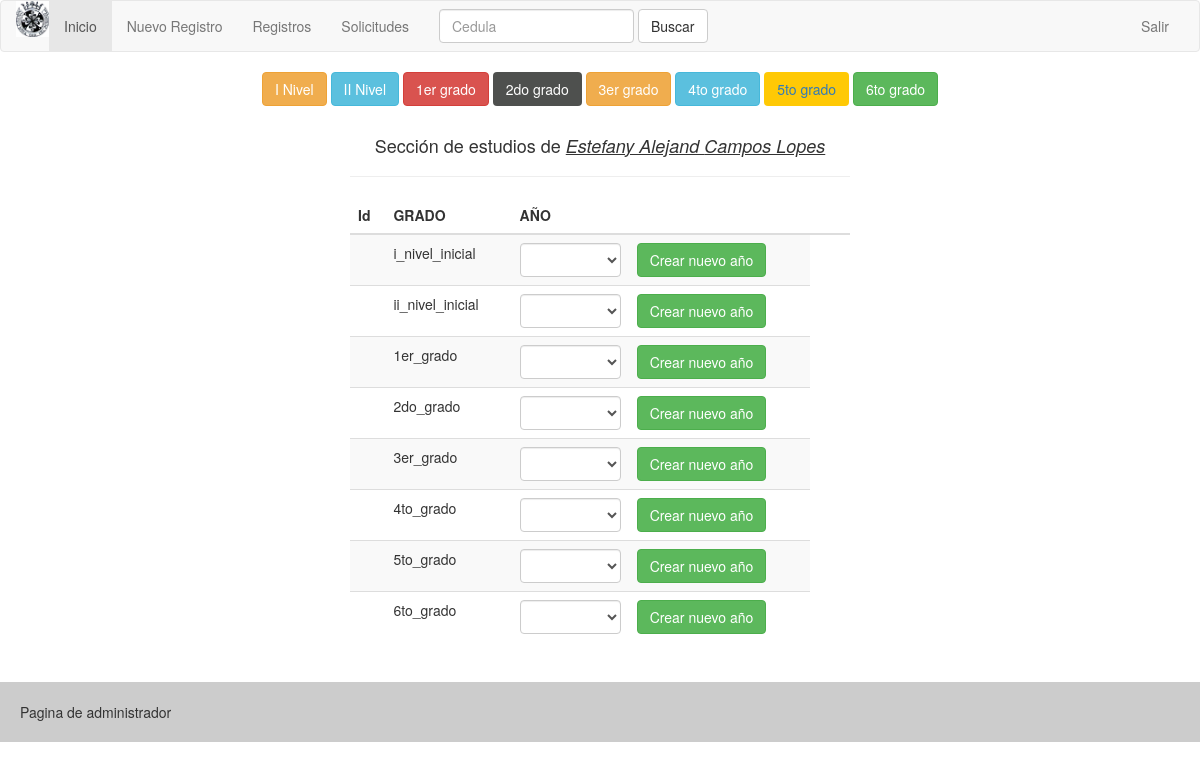
/admin/consulta/estudios/21476878 (signed in), run on the app's committed database.
### tables this page shows
CREATE TABLE `alumnos` (
  `ID` int(20) NOT NULL,
  `CEDULA` varchar(40) NOT NULL,
  `NACIONALIDAD` varchar(5) NOT NULL,
  `TIPO_CI` varchar(5) NOT NULL,
  `APELLIDOS` varchar(50) NOT NULL,
  `NOMBRES` varchar(50) NOT NULL,
  `ACTIVO` varchar(10) NOT NULL,
  `NOMBRE_REPRECENTANTE` varchar(50) NOT NULL,
  `TELEFONO` varchar(20) NOT NULL,
  `credito` varchar(50) NOT NULL
);

### admin/libs/view.php (called while the page is built, shortened)
<?php
class View{
    function render($nombre){
     require 'views/'.$nombre.'.php';
}
}
?>

### admin/controllers/consulta.php (called while the page is built, shortened)
<?php
class Consulta extends Controller{
    function __construct(){
        $this->view->mensaje = "";
    }
function estudios($param = null){
$cedula = $param[0];
$nivel_i = $this->view->datos = $this->model->getestudio_grado('i_nivel_inicial',$cedula);
$nivel_ii = $this->view->datos = $this->model->getestudio_grado('ii_nivel_inicial',$cedula);
$grado1ro = $this->view->datos = $this->model->getestudio_grado('1er_grado',$cedula);
$grado2do = $this->view->datos = $this->model->getestudio_grado('2do_grado',$cedula);
 $grado3ro = $this->view->datos = $this->model->getestudio_grado('3er_grado',$cedula);
  $grado4to = $this->view->datos = $this->model->getestudio_grado('4to_grado',$cedula);
   $grado5to = $this->view->datos = $this->model->getestudio_grado('5to_grado',$cedula);
$grado6to = $this->view->datos = $this->model->getestudio_grado('6to_grado',$cedula);
$union_01=array_merge($nivel_i,$nivel_ii);
$union_1=array_merge($grado1ro,$grado2do);
$union_2=array_merge($union_1,$grado3ro);
$union_3=array_merge($union_2,$grado4to);
$union_4=array_merge($union_3,$grado5to);
$union_5=array_merge($union_4,$grado6to);
$union_6=array_merge($union_01,$union_5);
$this->view->alumnos = $union_6;
$this->view->render('consulta/estudios');
    }
}
?>

### admin/index.php (called while the page is built, shortened)
<?php
    require 'libs/database.php';
    require 'libs/controller.php';
    require 'libs/view.php';
    $app = new App();
?>

### admin/models/consultamodel.php (called while the page is built, shortened)
<?php
class ConsultaModel extends Model{
  public function getestudio_grado($grado,$cedula){
        $items = [];
        try{
$query = $this->db->connect()->prepare('SELECT  * FROM alumnos
    INNER JOIN  '.$grado.'  ON alumnos.CEDULA= '.$grado.'.CEDULA
    WHERE alumnos.CEDULA = :ci');
                 $query->execute(['ci' => $cedula]);
$rows = $query->fetchAll();
$num_rows = count($rows);
$query2 = $this->db->connect()->prepare('SELECT  * FROM alumnos  WHERE alumnos.CEDULA = :ci');
                 $query2->execute(['ci' => $cedula]);
                    $row = $query2->fetch();
                $item = new Alumno();
                  $item->nombre    = $row['NOMBRES'];
                   $item->apellido    = $row['APELLIDOS'];
                     $item->cedula   = $row['CEDULA'];
if ($num_rows>0) {
$query2 = $this->db->connect()->prepare('SELECT  * FROM alumnos
    INNER JOIN  '.$grado.'  ON alumnos.CEDULA= '.$grado.'.CEDULA
    WHERE alumnos.CEDULA = :ci');
                 $query2->execute(['ci' => $cedula]);
                    $row = $query2->fetch();
                  $item->grado  = $grado;
                 $siguient_an= intval($row['ANNO'])+1;
                  $item->anno  =  $row['ANNO'].'-'.$siguient_an;
                  $item->id    = $row['ID'];
                array_push($items, $item);
}else{
                 $item->anno  ='x';
                  $item->grado  =$grado;
                  $item->id  = 'x';
                array_push($items, $item);
}
         return $items;
        }catch(PDOException $e){
            return [];
        }
    }
}
?>

### admin/libs/database.php (called while the page is built)
<?php
class Database{
    private $host;
    private $db;
    private $user;
    private $password;
    private $charset;
    public function __construct(){
        $this->host     = constant('HOST');
        $this->db       = constant('DB');
        $this->user     = constant('USER');
        $this->password = constant('PASSWORD');
        $this->charset  = constant('CHARSET');
    }
    function connect(){
        try{
            $connection = "mysql:host=" . $this->host . ";dbname=" . $this->db . ";charset=" . $this->charset;
            $options = [
                PDO::ATTR_ERRMODE            => PDO::ERRMODE_EXCEPTION,
                PDO::ATTR_EMULATE_PREPARES   => false,
            ];
            $pdo = new PDO($connection, $this->user, $this->password, $options);
            return $pdo;
        }catch(PDOException $e){
            print_r('Error connection: ' . $e->getMessage());
        }
    }
}
?>

### admin/libs/controller.php (called while the page is built, shortened)
<?php
class Controller{
    function loadModel($model){
        $url = 'models/'.$model.'model.php';
        if(file_exists($url)){
            $this->model = new $modelName();
        }
    }
}
?>

### admin/views/consulta/estudios.php (the view, shortened to what this page needs)
<!DOCTYPE html>
<html lang="en">
<head>
    <?php require 'views/head.php'; ?>
</head>
<body>
    <?php require 'views/header.php'; ?>
    <div id="main">
        <h4 class="center">Sección de estudios de <i><u><?php echo $this->alumnos[0]->nombre." ".$this->alumnos[0]->apellido;
   ?></u></i></h4>
<hr>
        <table class="table-striped table" width="100%" id="tabla">
            <thead>
                <tr>
                       <th>Id</th>
                    <th>GRADO</th>
                    <th>AÑO</th>
                    <th></th>
                    <th></th>
                    <th></th>
                </tr>
            </thead>
            <tbody id="tbody-alumnos">
        <?php
            foreach ($this->alumnos as $row) {
                $alumno = $row;
        ?>
  <tr id="">
        <?php
            if ($alumno->id =='x') {
               ?>
              <form action="<?php echo constant('URL'); ?>nuevo/gnuev_a_escolar" method="POST">
                    <td>
                   </td>
                    <td>
                       <?php echo $alumno->grado; ?> <input style="display: none;" type="text" name="grado" value="<?php echo $alumno->grado; ?>"/>
                    </td>
                    <td>
 <select name="a_escolar" class="form-control">
     <option> </option>
            <?php for ($i=2022; $i >= 1932; $i--) { ?>
             <option value=" <?php echo $i; ?>"> <?php echo $i; ?></option>
               <?php
                } ?>
           </select>
                    </td>
                    <td>  <input class="btn btn-success" type="submit" value="Crear nuevo año"></td>
</form>
<?php
 }
?>
</tr>
<?php } ?>
</tbody>
</table>
</div>
<?php require 'views/footer.php'; ?>
</body>
</html>

### admin/public/css/main.css (style rules this page uses)
* { padding: 0; margin: 0; }
body { background-color: #eee; font-family: Arial, Helvetica, sans-serif; }
#main { padding: 20px 0; width: 500px; margin: 0 auto; }
.center { text-align: center; }

### data on the page
alumnos: NOMBRES "Estefany Alejand", APELLIDOS "Campos Lopes", grado "i_nivel_inicial", grado "ii_nivel_inicial", grado "1er_grado", grado "2do_grado", grado "3er_grado", grado "4to_grado", grado "5to_grado", grado "6to_grado"
